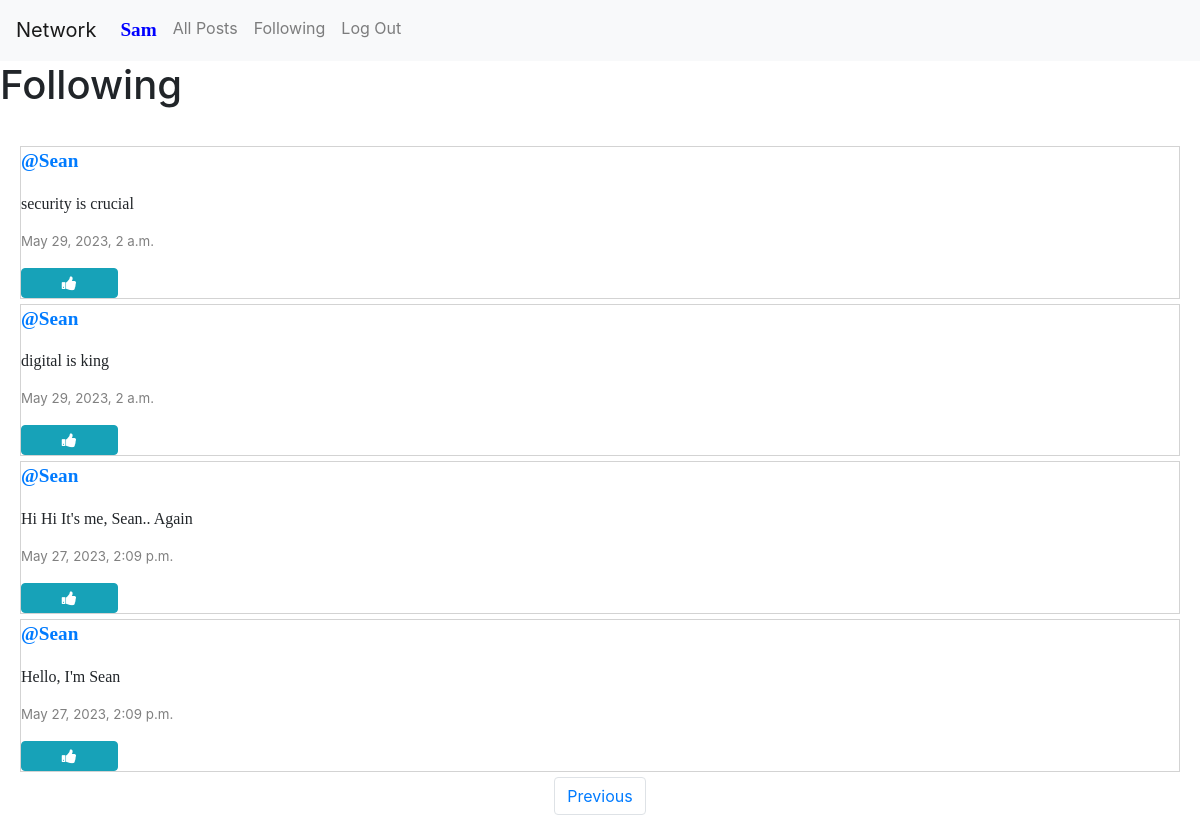
The page /following?page=2 (signed in) on the database its author committed.
### network/models.py (models this page shows, shortened)
class User(AbstractUser):
    pass

class Post(models.Model):
    message = models.CharField(max_length=200)
    user = models.ForeignKey(
        User, on_delete=models.CASCADE, related_name="author")
    date_posted = models.DateTimeField(auto_now_add=True)

### network/views.py (the view)
# urls.py: path("following", views.following, name="following"),
def following(request):
    current_user = User.objects.get(pk=request.user.id)
    people_current_user_is_following = Follow.objects.filter(user=current_user)
    all_posts = Post.objects.all().order_by("id").reverse()
    posts_current_user_is_following = []
    for post in all_posts:
        for person in people_current_user_is_following:
            if person.user_follower == post.user:
                posts_current_user_is_following.append(post)
    paginator = Paginator(posts_current_user_is_following, 10)
    page_number = request.GET.get("page")
    posts_on_page = paginator.get_page(page_number)
    all_likes = Like.objects.all()
    post_liked = []
    try:
        for like in all_likes:
            if like.user.id == request.user.id:
                post_liked.append(like.post.id)
    except:
        post_liked = []
    context = {
        "posts_on_page": posts_on_page,
        "post_liked": post_liked
    }
    return render(request, "network/following.html", context)

### network/templates/network/following.html (shortened to what this page needs)
{% extends "network/layout.html" %}
{% block body %}
<h1>Following</h1><br/>
<div class="all-posts">
    {% for post in posts_on_page %}
    <div class="post">
        <p class="stand-out">
            <a href="{% url 'profile' post.user.id %}">
                @{{post.user.username|title}}
            </a>
        </p>
        <p class="message" id="message_{{post.id}}">{{post.message}}</p>
        <p class="date">{{post.date_posted}}</p>
        {% if post.id in post_liked %}
        <button class="btn btn-info fa fa-thumbs-down col-1" onclick="likeHandler({{ post.id }}, {{ post_liked }})"
            id="{{ post.id }}"></button>
        {% else %}
        <button class="btn btn-info fa fa-thumbs-up col-1" onclick="likeHandler({{ post.id }}, {{ post_liked }})"
            id="{{ post.id }}"></button>
        {% endif %}
    </div>
    {% endfor %}
</div>
<nav aria-label="Page navigation example">
    <ul class="pagination d-flex justify-content-center">
        {% if posts_on_page.has_previous %}
        <li class="page-item"><a class="page-link"
                href="?page={{ posts_on_page.previous_page_number }}">Previous</a></li>
        {% endif %}
    </ul>
</nav>
{% endblock %}

### network/templates/network/layout.html (shortened to what this page needs)
{% load static %}
<!DOCTYPE html>
<html lang="en">
    <head>
        <link rel="stylesheet" href="https://stackpath.bootstrapcdn.com/bootstrap/4.4.1/css/bootstrap.min.css">
        <link rel="stylesheet" href="https://cdnjs.cloudflare.com/ajax/libs/font-awesome/4.7.0/css/font-awesome.min.css">
        <link href="{% static 'network/styles.css' %}" rel="stylesheet">
    </head>
    <body>
        <nav class="navbar navbar-expand-lg navbar-light bg-light">
            <a class="navbar-brand" href="{% url 'index' %}">Network</a>
            <div>
              <ul class="navbar-nav mr-auto">
                {% if user.is_authenticated %}
                    <li class="nav-item">
                        <a class="nav-link" href="{% url 'profile' user_id=user.id %}"><span class="stand-out">{{ user.username|title }}</span></a>
                    </li>
                {% endif %}
                <li class="nav-item">
                  <a class="nav-link" href="{% url 'index' %}">All Posts</a>
                </li>
                {% if user.is_authenticated %}
                    <li class="nav-item">
                        <a class="nav-link" href="{% url 'following' %}">Following</a>
                    </li>
                    <li class="nav-item">
                        <a class="nav-link" href="{% url 'logout' %}">Log Out</a>
                    </li>
                {% endif %}
              </ul>
            </div>
          </nav>
        <div class="body">
            {% block body %}
            {% endblock %}
        </div>
    </body>
</html>

### network/static/network/styles.css (style rules this page uses)
.stand-out { font-family: Cambria, Cochin, Georgia, Times, 'Times New Roman', serif; font-size: larger; font-weight: bolder; color: blue; }
.message { font-family: cursive; font-size: medium; }
.date { color: grey; font-size: smaller; }
.post { display: flex; flex-direction: column; justify-content: flex-start; margin: 5px 20px; border: 0.5px solid lightgrey; box-sizing: border-box; }

### rows shown on the page
User: username "Sam"
Post: user.username "Sean", message "security is crucial", date_posted "May 29, 2023, 2 a.m."
Post: user.username "Sean", message "digital is king", date_posted "May 29, 2023, 2 a.m."
Post: user.username "Sean", message "Hi Hi It's me, Sean.. Again", date_posted "May 27, 2023, 2:09 p.m."
Post: user.username "Sean", message "Hello, I'm Sean", date_posted "May 27, 2023, 2:09 p.m."
